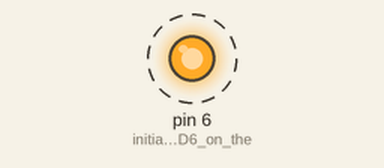
This sketch was run on a simulated Arduino Uno, built with avr-gcc and run on an emulated ATmega328P. Shown: output pins drawn as LEDs (lit = HIGH). Dashed ring = blinking.

Above: at 0.5 s.
Timing chart, 0 to 4.6 s (numbered marks = the images above):
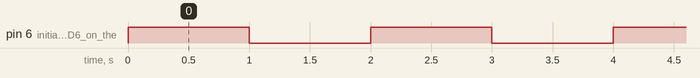

The sketch:

LEHBlink6.ino
```cpp
/*
  Blink
  Turns on an LED on for one second, then off for one second, repeated

  This code is adapted from the example in the public domain,
  with reference to Grove shield for Arduino
  by Mrs Stewart & Mr Smeaton LEH

  Hardware stup - attach a single colour LED to a Grove module attached to D6
 */


  // the setup function runs once when you press reset or power the board

void setup() {

  pinMode(6, OUTPUT);   // initialize pin D6 on the Grove shield as an output.
}

// the loop function runs over and over again forever

void loop() {
  digitalWrite(6, HIGH);   // turn the LED on (HIGH is the voltage level)
  delay(1000);              // wait for a second
  digitalWrite(6, LOW);    // turn the LED off by making the voltage LOW
  delay(1000);              // wait for a second
}
```

Measured:
- by itself, pin 6 (initialize_pin_D6_on_the): alternates HIGH for 1.0 s and LOW for 1.0 s
